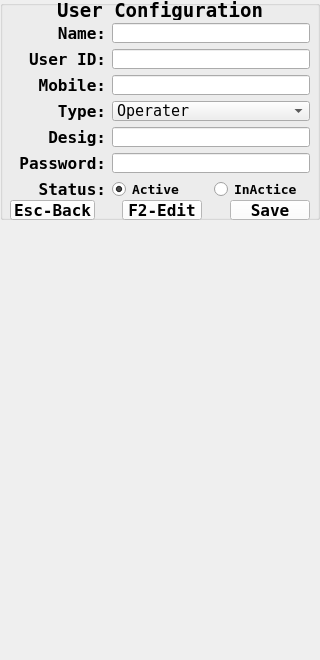
<?xml version="1.0" encoding="UTF-8"?>
<ui version="4.0">
 <class>Add_User</class>
 <widget class="QWidget" name="Add_User">
  <property name="geometry">
   <rect>
    <x>0</x>
    <y>0</y>
    <width>320</width>
    <height>660</height>
   </rect>
  </property>
  <property name="font">
   <font>
    <family>DejaVu Sans Mono</family>
    <pointsize>12</pointsize>
   </font>
  </property>
  <property name="windowTitle">
   <string>Form</string>
  </property>
  <widget class="QGroupBox" name="groupBox">
   <property name="geometry">
    <rect>
     <x>0</x>
     <y>0</y>
     <width>320</width>
     <height>220</height>
    </rect>
   </property>
   <property name="title">
    <string/>
   </property>
   <widget class="QWidget" name="gridLayoutWidget">
    <property name="geometry">
     <rect>
      <x>10</x>
      <y>23</y>
      <width>300</width>
      <height>176</height>
     </rect>
    </property>
    <layout class="QGridLayout" name="gridLayout">
     <item row="5" column="0">
      <widget class="QLabel" name="label_7">
       <property name="font">
        <font>
         <weight>75</weight>
         <bold>true</bold>
        </font>
       </property>
       <property name="text">
        <string>Password:</string>
       </property>
       <property name="alignment">
        <set>Qt::AlignRight|Qt::AlignTrailing|Qt::AlignVCenter</set>
       </property>
      </widget>
     </item>
     <item row="4" column="1" colspan="2">
      <widget class="QLineEdit" name="lineEdit_designation">
       <property name="font">
        <font>
         <pointsize>11</pointsize>
        </font>
       </property>
      </widget>
     </item>
     <item row="0" column="0">
      <widget class="QLabel" name="label_2">
       <property name="font">
        <font>
         <weight>75</weight>
         <bold>true</bold>
        </font>
       </property>
       <property name="text">
        <string>Name:</string>
       </property>
       <property name="alignment">
        <set>Qt::AlignRight|Qt::AlignTrailing|Qt::AlignVCenter</set>
       </property>
      </widget>
     </item>
     <item row="6" column="0">
      <widget class="QLabel" name="label_8">
       <property name="font">
        <font>
         <weight>75</weight>
         <bold>true</bold>
        </font>
       </property>
       <property name="text">
        <string>Status:</string>
       </property>
       <property name="alignment">
        <set>Qt::AlignRight|Qt::AlignTrailing|Qt::AlignVCenter</set>
       </property>
      </widget>
     </item>
     <item row="2" column="0">
      <widget class="QLabel" name="label_5">
       <property name="font">
        <font>
         <weight>75</weight>
         <bold>true</bold>
        </font>
       </property>
       <property name="text">
        <string>Mobile:</string>
       </property>
       <property name="alignment">
        <set>Qt::AlignRight|Qt::AlignTrailing|Qt::AlignVCenter</set>
       </property>
      </widget>
     </item>
     <item row="3" column="0">
      <widget class="QLabel" name="label_4">
       <property name="font">
        <font>
         <weight>75</weight>
         <bold>true</bold>
        </font>
       </property>
       <property name="text">
        <string>Type:</string>
       </property>
       <property name="alignment">
        <set>Qt::AlignRight|Qt::AlignTrailing|Qt::AlignVCenter</set>
       </property>
      </widget>
     </item>
     <item row="1" column="0">
      <widget class="QLabel" name="label_3">
       <property name="font">
        <font>
         <weight>75</weight>
         <bold>true</bold>
        </font>
       </property>
       <property name="text">
        <string>User ID:</string>
       </property>
       <property name="alignment">
        <set>Qt::AlignRight|Qt::AlignTrailing|Qt::AlignVCenter</set>
       </property>
      </widget>
     </item>
     <item row="1" column="1" colspan="2">
      <widget class="QLineEdit" name="lineEdit_user_id">
       <property name="font">
        <font>
         <pointsize>11</pointsize>
        </font>
       </property>
      </widget>
     </item>
     <item row="4" column="0">
      <widget class="QLabel" name="label_6">
       <property name="font">
        <font>
         <weight>75</weight>
         <bold>true</bold>
        </font>
       </property>
       <property name="text">
        <string>Desig:</string>
       </property>
       <property name="alignment">
        <set>Qt::AlignRight|Qt::AlignTrailing|Qt::AlignVCenter</set>
       </property>
      </widget>
     </item>
     <item row="2" column="1" colspan="2">
      <widget class="QLineEdit" name="lineEdit_modile">
       <property name="font">
        <font>
         <pointsize>11</pointsize>
        </font>
       </property>
      </widget>
     </item>
     <item row="3" column="1" colspan="2">
      <widget class="QComboBox" name="comboBox_type">
       <property name="font">
        <font>
         <pointsize>11</pointsize>
        </font>
       </property>
       <item>
        <property name="text">
         <string>Operater</string>
        </property>
       </item>
       <item>
        <property name="text">
         <string>Manager</string>
        </property>
       </item>
       <item>
        <property name="text">
         <string>Owner</string>
        </property>
       </item>
      </widget>
     </item>
     <item row="0" column="1" colspan="2">
      <widget class="QLineEdit" name="lineEdit_name">
       <property name="font">
        <font>
         <pointsize>11</pointsize>
        </font>
       </property>
      </widget>
     </item>
     <item row="5" column="1" colspan="2">
      <widget class="QLineEdit" name="lineEdit_password">
       <property name="font">
        <font>
         <pointsize>11</pointsize>
        </font>
       </property>
       <property name="maxLength">
        <number>4</number>
       </property>
       <property name="echoMode">
        <enum>QLineEdit::PasswordEchoOnEdit</enum>
       </property>
      </widget>
     </item>
     <item row="6" column="2">
      <widget class="QRadioButton" name="radioButton_inactive">
       <property name="font">
        <font>
         <pointsize>10</pointsize>
         <weight>75</weight>
         <bold>true</bold>
        </font>
       </property>
       <property name="text">
        <string>InActice</string>
       </property>
      </widget>
     </item>
     <item row="6" column="1">
      <widget class="QRadioButton" name="radioButton_active">
       <property name="font">
        <font>
         <pointsize>10</pointsize>
         <weight>75</weight>
         <bold>true</bold>
        </font>
       </property>
       <property name="text">
        <string>Active</string>
       </property>
       <property name="checked">
        <bool>true</bool>
       </property>
      </widget>
     </item>
    </layout>
   </widget>
   <widget class="QLabel" name="label">
    <property name="geometry">
     <rect>
      <x>0</x>
      <y>0</y>
      <width>320</width>
      <height>20</height>
     </rect>
    </property>
    <property name="font">
     <font>
      <pointsize>14</pointsize>
      <weight>75</weight>
      <bold>true</bold>
     </font>
    </property>
    <property name="text">
     <string>User Configuration</string>
    </property>
    <property name="alignment">
     <set>Qt::AlignCenter</set>
    </property>
   </widget>
   <widget class="QWidget" name="">
    <property name="geometry">
     <rect>
      <x>10</x>
      <y>200</y>
      <width>300</width>
      <height>20</height>
     </rect>
    </property>
    <layout class="QHBoxLayout" name="horizontalLayout">
     <item>
      <widget class="QPushButton" name="pushButton_back">
       <property name="font">
        <font>
         <family>DejaVu Sans Mono</family>
         <pointsize>12</pointsize>
         <weight>75</weight>
         <bold>true</bold>
        </font>
       </property>
       <property name="focusPolicy">
        <enum>Qt::NoFocus</enum>
       </property>
       <property name="styleSheet">
        <string notr="true">background-color: rgb(255, 255, 255);</string>
       </property>
       <property name="text">
        <string>Esc-Back</string>
       </property>
       <property name="autoDefault">
        <bool>true</bool>
       </property>
      </widget>
     </item>
     <item>
      <spacer name="horizontalSpacer">
       <property name="orientation">
        <enum>Qt::Horizontal</enum>
       </property>
       <property name="sizeHint" stdset="0">
        <size>
         <width>40</width>
         <height>20</height>
        </size>
       </property>
      </spacer>
     </item>
     <item>
      <widget class="QPushButton" name="pushButton_edit">
       <property name="font">
        <font>
         <family>DejaVu Sans Mono</family>
         <pointsize>12</pointsize>
         <weight>75</weight>
         <bold>true</bold>
        </font>
       </property>
       <property name="focusPolicy">
        <enum>Qt::NoFocus</enum>
       </property>
       <property name="styleSheet">
        <string notr="true">background-color: rgb(255, 255, 255);</string>
       </property>
       <property name="text">
        <string>F2-Edit</string>
       </property>
       <property name="autoDefault">
        <bool>true</bool>
       </property>
      </widget>
     </item>
     <item>
      <spacer name="horizontalSpacer_2">
       <property name="orientation">
        <enum>Qt::Horizontal</enum>
       </property>
       <property name="sizeHint" stdset="0">
        <size>
         <width>40</width>
         <height>20</height>
        </size>
       </property>
      </spacer>
     </item>
     <item>
      <widget class="QPushButton" name="pushButton_save">
       <property name="font">
        <font>
         <family>DejaVu Sans Mono</family>
         <pointsize>12</pointsize>
         <weight>75</weight>
         <bold>true</bold>
        </font>
       </property>
       <property name="styleSheet">
        <string notr="true">background-color: rgb(255, 255, 255);</string>
       </property>
       <property name="text">
        <string>Save</string>
       </property>
       <property name="autoDefault">
        <bool>true</bool>
       </property>
      </widget>
     </item>
    </layout>
   </widget>
  </widget>
 </widget>
 <tabstops>
  <tabstop>lineEdit_name</tabstop>
  <tabstop>lineEdit_user_id</tabstop>
  <tabstop>lineEdit_modile</tabstop>
  <tabstop>comboBox_type</tabstop>
  <tabstop>lineEdit_designation</tabstop>
  <tabstop>lineEdit_password</tabstop>
  <tabstop>pushButton_save</tabstop>
 </tabstops>
 <resources/>
 <connections/>
</ui>
